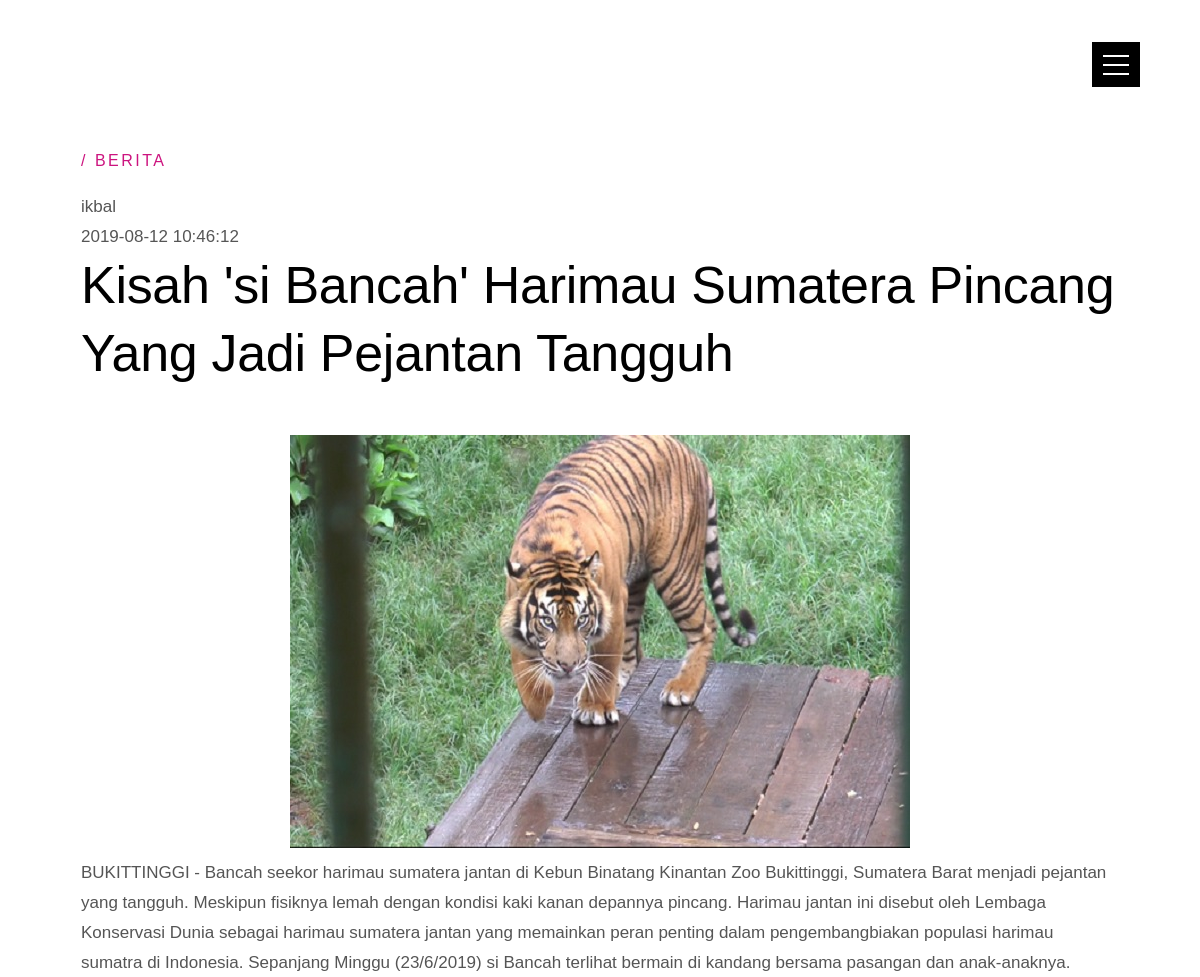
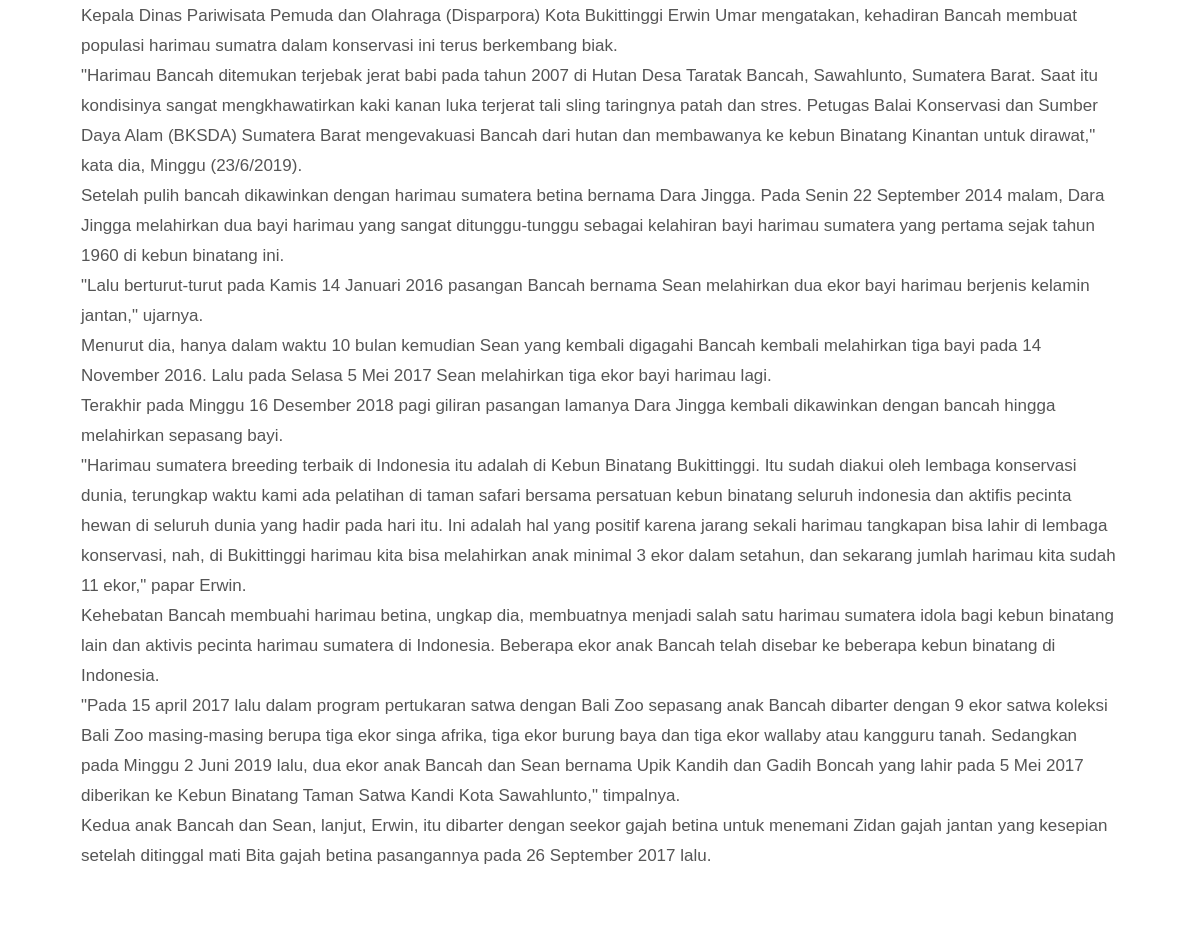
Screenshot of /?view=dnews&id=2 with the database file from the repository (2 pictures, top to bottom).
### tables this page shows
CREATE TABLE `berita` (
  `beritaid` int(11) NOT NULL,
  `pegawainomorinduk` bigint(20) DEFAULT NULL,
  `beritajudul` varchar(100) DEFAULT NULL,
  `beritaisi` text,
  `beritatanggal` timestamp NOT NULL DEFAULT CURRENT_TIMESTAMP ON UPDATE CURRENT_TIMESTAMP,
  `beritagambar` varchar(100) DEFAULT NULL
);

CREATE TABLE `pegawai` (
  `pegawainomorinduk` bigint(20) NOT NULL,
  `pegawainama` varchar(24) DEFAULT NULL,
  `pegawaigelar` varchar(10) DEFAULT NULL,
  `pegawaipassword` varchar(32) DEFAULT NULL,
  `pegawaigolongan` varchar(5) DEFAULT NULL,
  `jabatanid` int(11) DEFAULT NULL,
  `pegawaitugas` varchar(50) DEFAULT NULL
);

### view/dnews.php (the view)
<section id='about' class="s-about">
<?php
$news=mysqli_query($conn,
    "SELECT
        *
    from
        berita
    join pegawai
        on pegawai.pegawainomorinduk=berita.pegawainomorinduk
    where beritaid=".$_GET['id']);
while ($data_berita = mysqli_fetch_array($news)) {?>
    <div class="row section-header" data-aos="fade-up">
        <div class="col-full">
            <h3 class="subhead">Berita</h3>
            <?=$data_berita['pegawainama']?><br><?=$data_berita['beritatanggal']?>
            <h1 class="display-1"><?=ucwords($data_berita['beritajudul'])?></h1>
        </div>
    </div>
    <div class="row" data-aos="fade-up">
        <center>
            <img src="images/berita/<?=$data_berita['beritagambar']?>" style="height:25%; ">
        </center>
        <div class="col-full">
            <p >
                <?=$data_berita['beritaisi']?>
            </p>
        </div>
    </div>
<?php }?>
</section>

### css/base.css (style rules this page uses)
html { font-family: sans-serif; line-height: 1.15; -ms-text-size-adjust: 100%; -webkit-text-size-adjust: 100%; }
body { margin: 0; }
article, aside, footer, header, nav, section { display: block; }
h1 { font-size: 2em; margin: 0.67em 0; }
b, strong { font-weight: inherit; }
b, strong { font-weight: bolder; }
img { border-style: none; }
html { font-size: 62.5%; box-sizing: border-box; }
*, *::before, *::after { box-sizing: inherit; }
body { font-weight: normal; line-height: 1; word-wrap: break-word; text-rendering: optimizeLegibility; -webkit-overflow-scrolling: touch; -webkit-text-size-adjust: none; }
body, input, button { -moz-osx-font-smoothing: grayscale; -webkit-font-smoothing: antialiased; }
img, video { max-width: 100%; height: auto; }
div, dl, dt, dd, ul, ol, li, h1, h2, h3, h4, h5, h6, pre, form, p, blockquote, th, td { margin: 0; padding: 0; }
h1, h2, h3, h4, h5, h6 { -webkit-font-smoothing: auto; -webkit-font-smoothing: antialiased; -webkit-font-variant-ligatures: common-ligatures; -moz-font-variant-ligatures: common-ligatures; font-variant-ligatures: common-ligatures; text-rendering: optimizeLegibility; }
strong, b { font-weight: bold; line-height: inherit; }
.row { width: 89%; max-width: 1200px; margin: 0 auto; }
.row:after { content: ""; display: table; clear: both; }
[class*="col-"] { float: left; padding: 0 20px; }
.col-twelve, .col-full { width: 100%; }
@media only screen and (max-width: 1200px) { [class*="col-"] { padding: 0 15px; } }

### css/main.css (style rules this page uses)
html { font-size: 10px; }
html, body { height: 100%; }
body { background: #111111; font-family: "metropolis-regular", sans-serif; font-size: 1.7rem; font-style: normal; font-weight: normal; line-height: 1.765; color: #555555; margin: 0; padding: 0; }
h1, h2, h3, h4, h5, h6, .h1, .h2, .h3, .h4, .h5, .h6 { font-family: "metropolis-semibold", sans-serif; color: #000000; font-style: normal; font-weight: normal; text-rendering: optimizeLegibility; }
h1, .h1, h2, .h2, h3, .h3, h4, .h4 { margin-top: 6rem; margin-bottom: 1.8rem; }
h1, .h1 { font-size: 3.6rem; line-height: 1.25; letter-spacing: -0.1rem; }
h3, .h3 { font-size: 2.4rem; line-height: 1.25; }
em, i, strong, b { font-size: inherit; line-height: inherit; font-style: normal; font-weight: normal; }
strong, b { font-family: "metropolis-semibold", sans-serif; font-weight: normal; }
input, textarea, select, pre, blockquote, figure, table, p, ul, ol, dl, form, .video-container, .cl-custom-select { margin-bottom: 3rem; }
.display-1 { font-family: "domine-bold", sans-serif; font-size: 6rem; line-height: 1.3; letter-spacing: 0; color: #000000; letter-spacing: -0.03rem; margin-top: 0; margin-bottom: 4.8rem; }
.subhead { font-family: "metropolis-semibold", sans-serif; font-size: 1.6rem; line-height: 1.3125; text-transform: uppercase; letter-spacing: 0.25rem; color: #cc147f; margin-top: 0; margin-bottom: 2.1rem; }
.subhead::before { content: "/ "; }
@media only screen and (max-width: 1400px) { .display-1 { font-size: 5.6rem; } }
@media only screen and (max-width: 1200px) { .display-1 { font-size: 5.2rem; } }
.s-about { padding-top: 18rem; padding-bottom: 18rem; background-color: #ffffff; position: relative; }
@media only screen and (max-width: 1200px) { .s-about { padding-top: 15rem; padding-bottom: 15rem; } }

### index.php (style rules this page uses)
body { margin:0; padding:0; }

### rows the page displays
berita: pegawainomorinduk.pegawainama "ikbal", beritatanggal "2019-08-12 10:46:12", beritajudul "Kisah 'si Bancah' Harimau Sumatera Pincang Yang Jadi Pejantan Tangguh", beritagambar (picture), beritaisi "BUKITTINGGI - Bancah seekor harimau sumatera jantan di Kebun Binatang Kinantan Zoo Bukittinggi, Sumatera Barat menjadi pejantan yang tangguh. Meskipun fisiknya lemah dengan kondisi kaki kanan depannya pincang. Harimau jantan ini disebut oleh Lembaga Konservasi Dunia sebagai harimau sumatera jantan yang memainkan peran penting dalam pengembangbiakan populasi harimau sumatra di Indonesia. Sepanjang Minggu (23/6/2019) si Bancah terlihat bermain di kandang bersama pasangan dan anak-anaknya. Kepala Dinas Pariwisata Pemuda dan Olahraga (Disparpora) Kota Bukittinggi Erwin Umar mengatakan, kehadiran Bancah membuat populasi harimau sumatra dalam konservasi ini terus berkembang biak. \"Harimau Bancah…"
